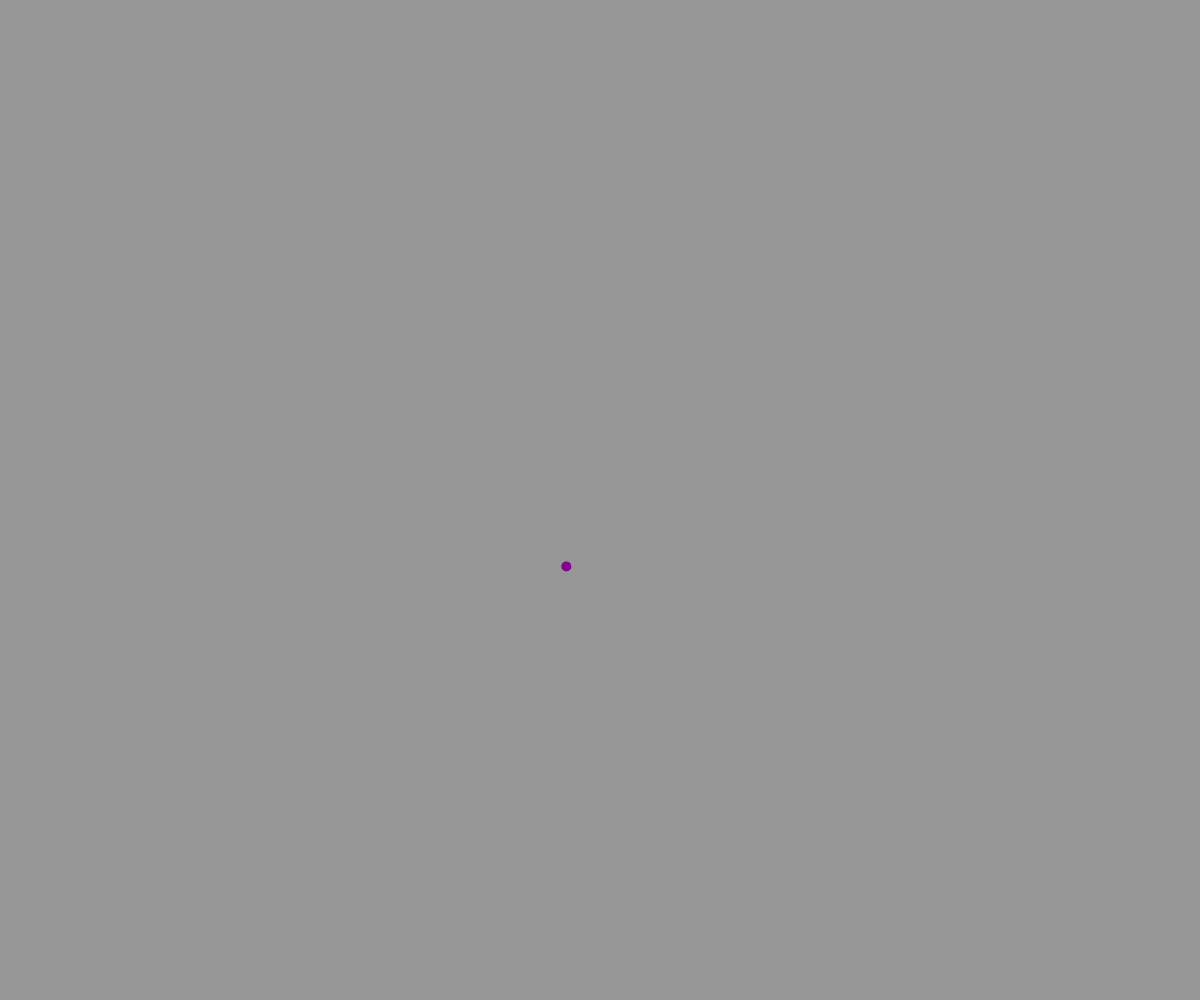
Frame 1 (no input)
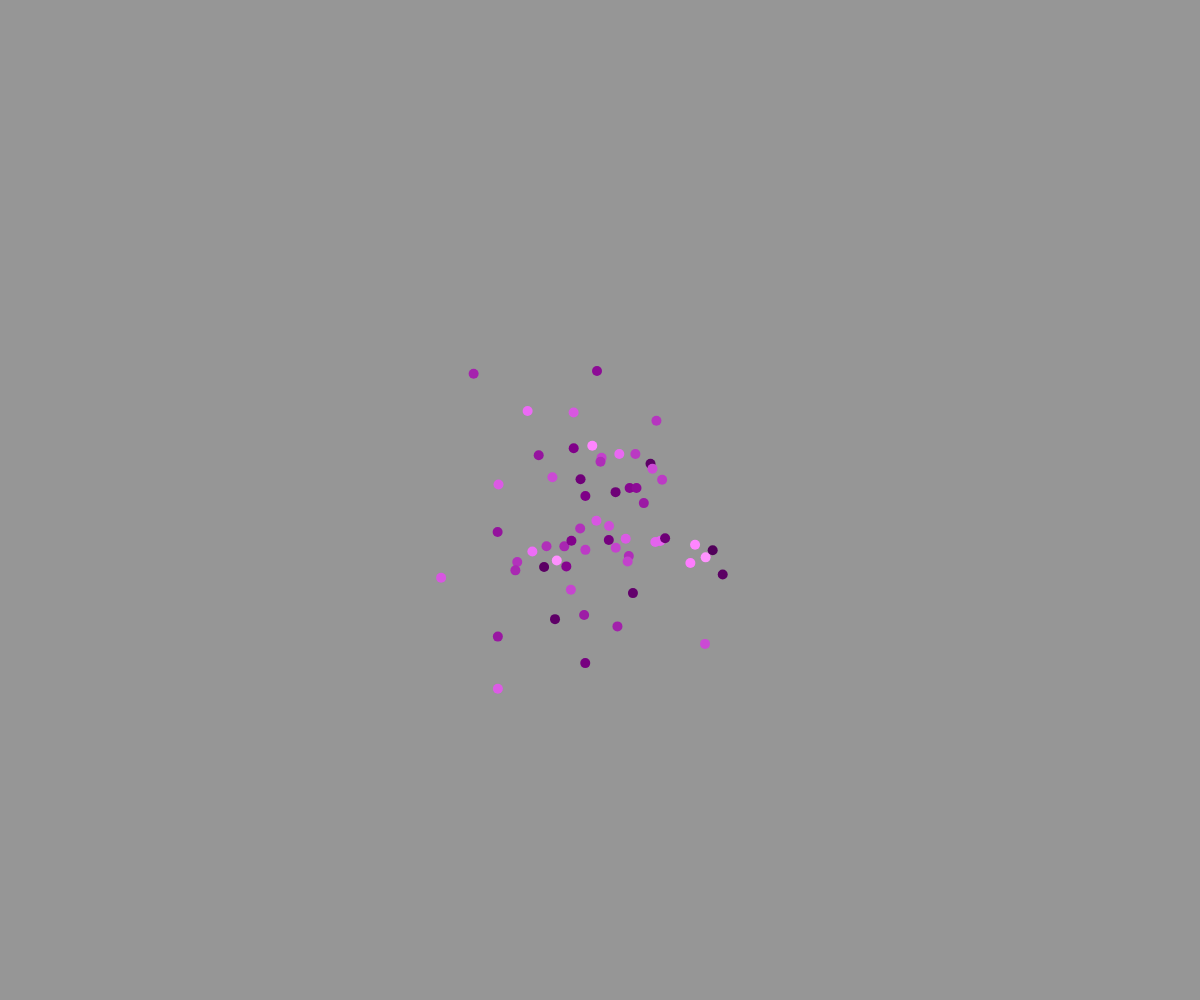
Frame 60 (no input)
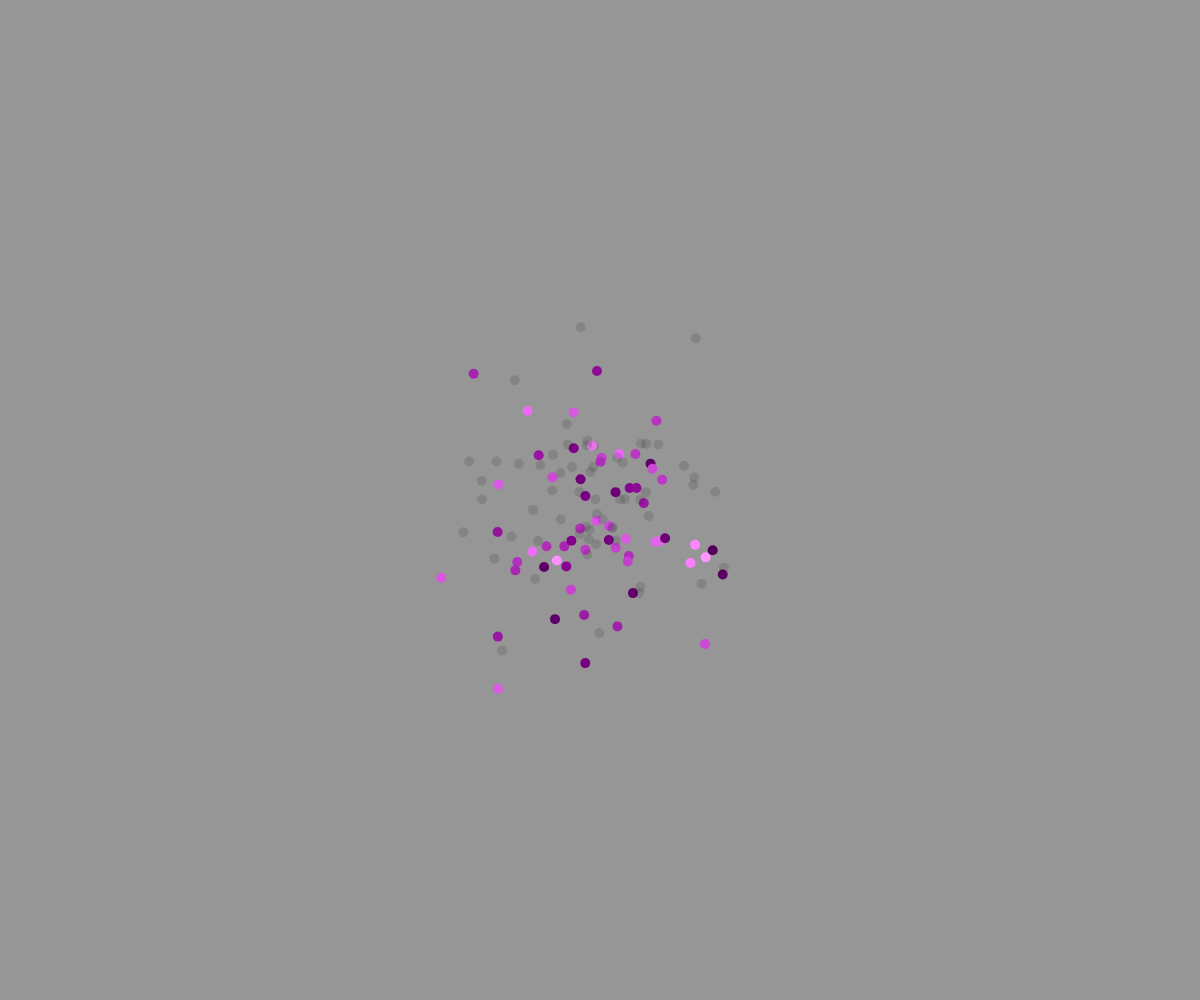
Frame 120 (the mouse pressed at the canvas centre since frame 60)

The p5.js sketch that drew these frames (run headless with seeded random() and noise() and a simulated clock; from frame 60 on, the mouse is pressed at the canvas centre):

// p5.js sketch
// ── sketch.js
let meanx, meany, meanr, meang, meanb, sd;
let vx, vy; // velocity

let useColor = true;

function setup() {
  createCanvas(windowWidth, windowHeight);
  background(150);
  meanx = width / 2;
  meany = height / 2;
  meanr = random(255);
  meang = random(255);
  meanb = random(255);
  sd = 60;
}

function draw() {
  const rx = randomGaussian();
  const ry = randomGaussian();

  const x = sd * rx + meanx;
  const y = sd * ry + meany;

  noStroke();
  if (useColor) {
    const rc = randomGaussian();
    const r = sd * rc + meanr;
    const g = sd * rc + meang;
    const b = sd * rc + meanb;
    const c = color(r, g, b);
    fill(c);
  } else {
    fill(0, 30);
  }
  ellipse(x, y, 10);
}

function mousePressed() {
  useColor = !useColor;
}
